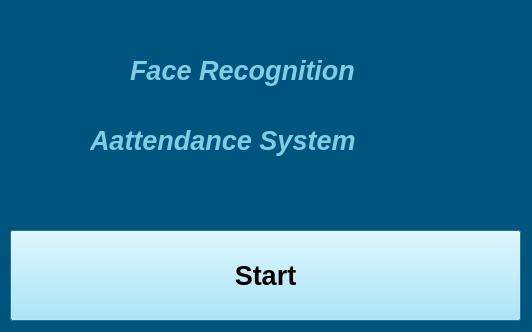
<?xml version="1.0" encoding="UTF-8"?>
<ui version="4.0">
 <class>Dialog</class>
 <widget class="QDialog" name="Dialog">
  <property name="geometry">
   <rect>
    <x>0</x>
    <y>0</y>
    <width>532</width>
    <height>332</height>
   </rect>
  </property>
  <property name="maximumSize">
   <size>
    <width>800</width>
    <height>680</height>
   </size>
  </property>
  <property name="windowTitle">
   <string>Face Recognition Time Attendance App</string>
  </property>
  <property name="windowIcon">
   <iconset>
    <normaloff>:/icon/icon.png</normaloff>:/icon/icon.png</iconset>
  </property>
  <widget class="QPushButton" name="runButton">
   <property name="geometry">
    <rect>
     <x>10</x>
     <y>230</y>
     <width>511</width>
     <height>91</height>
    </rect>
   </property>
   <property name="font">
    <font>
     <family>Arial</family>
     <pointsize>20</pointsize>
     <weight>75</weight>
     <bold>true</bold>
    </font>
   </property>
   <property name="styleSheet">
    <string notr="true">background-color: rgb(165, 238, 255,150);
color: rgb(0,0,0);</string>
   </property>
   <property name="text">
    <string>Start</string>
   </property>
  </widget>
  <widget class="QLabel" name="label">
   <property name="geometry">
    <rect>
     <x>130</x>
     <y>40</y>
     <width>351</width>
     <height>61</height>
    </rect>
   </property>
   <property name="font">
    <font>
     <family>Arial</family>
     <pointsize>20</pointsize>
     <weight>75</weight>
     <italic>true</italic>
     <bold>true</bold>
    </font>
   </property>
   <property name="styleSheet">
    <string notr="true">color: rgb(165, 238, 255,200);</string>
   </property>
   <property name="text">
    <string>Face Recognition </string>
   </property>
  </widget>
  <widget class="QLabel" name="label_2">
   <property name="geometry">
    <rect>
     <x>90</x>
     <y>100</y>
     <width>401</width>
     <height>81</height>
    </rect>
   </property>
   <property name="font">
    <font>
     <family>Arial</family>
     <pointsize>20</pointsize>
     <weight>75</weight>
     <italic>true</italic>
     <bold>true</bold>
    </font>
   </property>
   <property name="styleSheet">
    <string notr="true">color: rgb(165, 238, 255,200);</string>
   </property>
   <property name="text">
    <string>Aattendance System</string>
   </property>
  </widget>
  <widget class="QLabel" name="label_3">
   <property name="geometry">
    <rect>
     <x>-170</x>
     <y>-10</y>
     <width>1041</width>
     <height>391</height>
    </rect>
   </property>
   <property name="styleSheet">
    <string notr="true">background-color: rgb(0, 85, 127);
</string>
   </property>
   <property name="text">
    <string/>
   </property>
  </widget>
  <zorder>label_3</zorder>
  <zorder>runButton</zorder>
  <zorder>label</zorder>
  <zorder>label_2</zorder>
 </widget>
 <resources>
  <include location="mainwindowresources.qrc"/>
 </resources>
 <connections/>
</ui>
